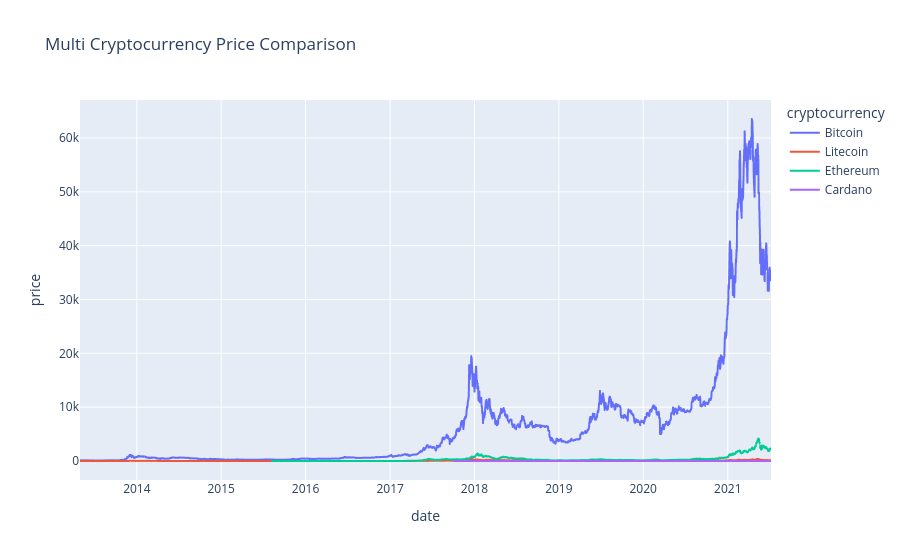

The notebook cell saved with this chart:
### Code cell
fig = px.line(df[df['cryptocurrency'].isin(['Bitcoin','Ethereum','Cardano','Litecoin'])],
              x='date', y='price', color='cryptocurrency',
              title="Multi Cryptocurrency Price Comparison")

fig.show()

### Figure 1 — Plotly figure (JSON) as saved in the notebook; plotly's stock layout.template omitted (floating-point values rounded to 4 significant figures; data arrays with more than 128 entries replaced by an {"elided": "..."} marker saying what was removed)
{"data": [{"hovertemplate": "cryptocurrency=Bitcoin<br>date=%{x}<br>price=%{y}<extra></extra>", "legendgroup": "Bitcoin", "line": {"color": "#636efa", "dash": "solid"}, "marker": {"symbol": "circle"}, "mode": "lines", "name": "Bitcoin", "showlegend": true, "type": "scattergl", "x": {"elided": "2991 str values"}, "xaxis": "x", "y": {"elided": "2991 float values"}, "yaxis": "y"}, {"hovertemplate": "cryptocurrency=Litecoin<br>date=%{x}<br>price=%{y}<extra></extra>", "legendgroup": "Litecoin", "line": {"color": "#EF553B", "dash": "solid"}, "marker": {"symbol": "circle"}, "mode": "lines", "name": "Litecoin", "showlegend": true, "type": "scattergl", "x": {"elided": "2991 str values"}, "xaxis": "x", "y": {"elided": "2991 float values"}, "yaxis": "y"}, {"hovertemplate": "cryptocurrency=Ethereum<br>date=%{x}<br>price=%{y}<extra></extra>", "legendgroup": "Ethereum", "line": {"color": "#00cc96", "dash": "solid"}, "marker": {"symbol": "circle"}, "mode": "lines", "name": "Ethereum", "showlegend": true, "type": "scattergl", "x": {"elided": "2160 str values"}, "xaxis": "x", "y": {"elided": "2160 float values"}, "yaxis": "y"}, {"hovertemplate": "cryptocurrency=Cardano<br>date=%{x}<br>price=%{y}<extra></extra>", "legendgroup": "Cardano", "line": {"color": "#ab63fa", "dash": "solid"}, "marker": {"symbol": "circle"}, "mode": "lines", "name": "Cardano", "showlegend": true, "type": "scattergl", "x": {"elided": "1374 str values"}, "xaxis": "x", "y": {"elided": "1374 float values"}, "yaxis": "y"}], "layout": {"legend": {"title": {"text": "cryptocurrency"}, "tracegroupgap": 0}, "title": {"text": "Multi Cryptocurrency Price Comparison"}, "xaxis": {"anchor": "y", "domain": [0, 1], "title": {"text": "date"}}, "yaxis": {"anchor": "x", "domain": [0, 1], "title": {"text": "price"}}}}
